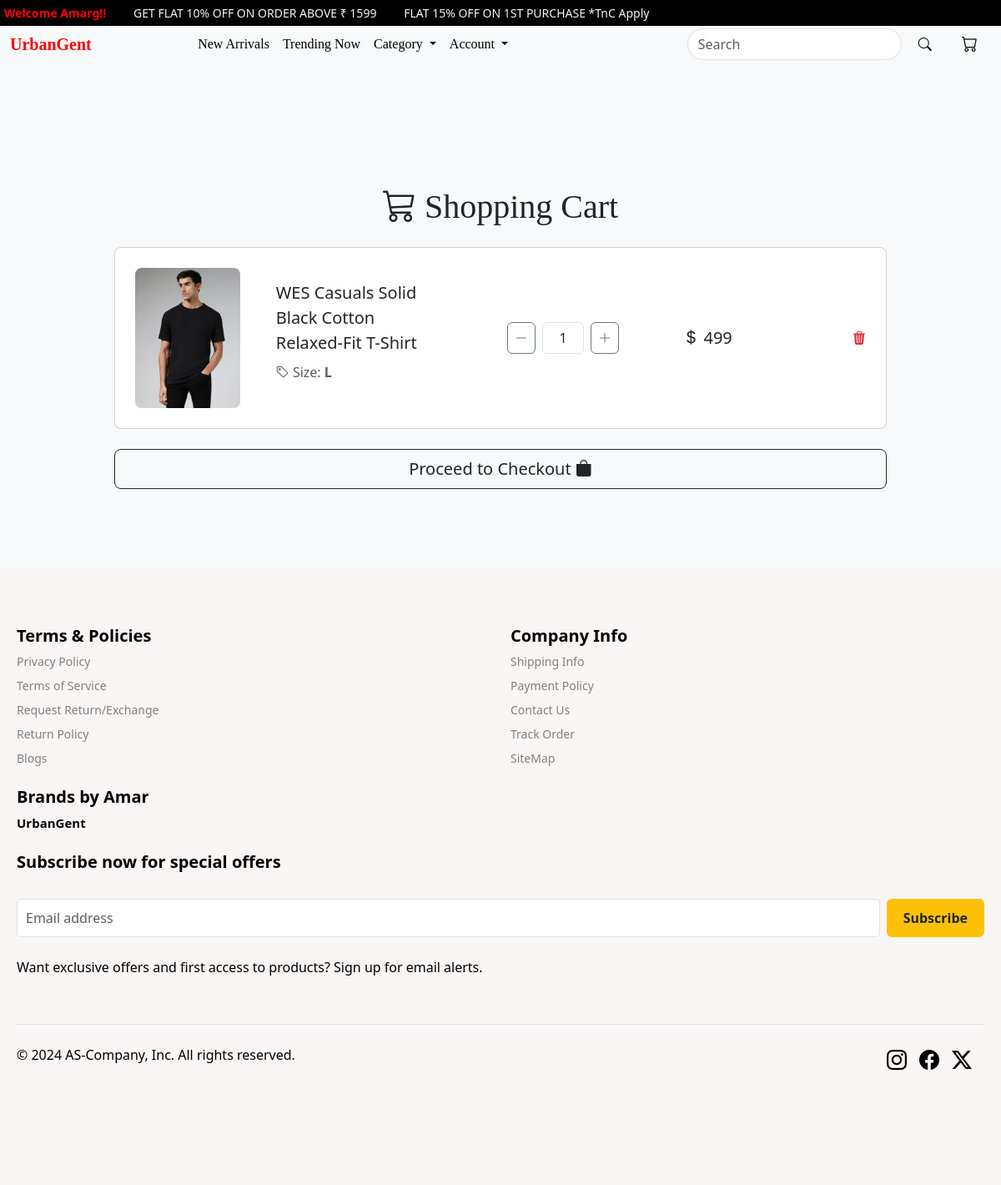
Page /showcart/ (signed in) on the earlier database version.
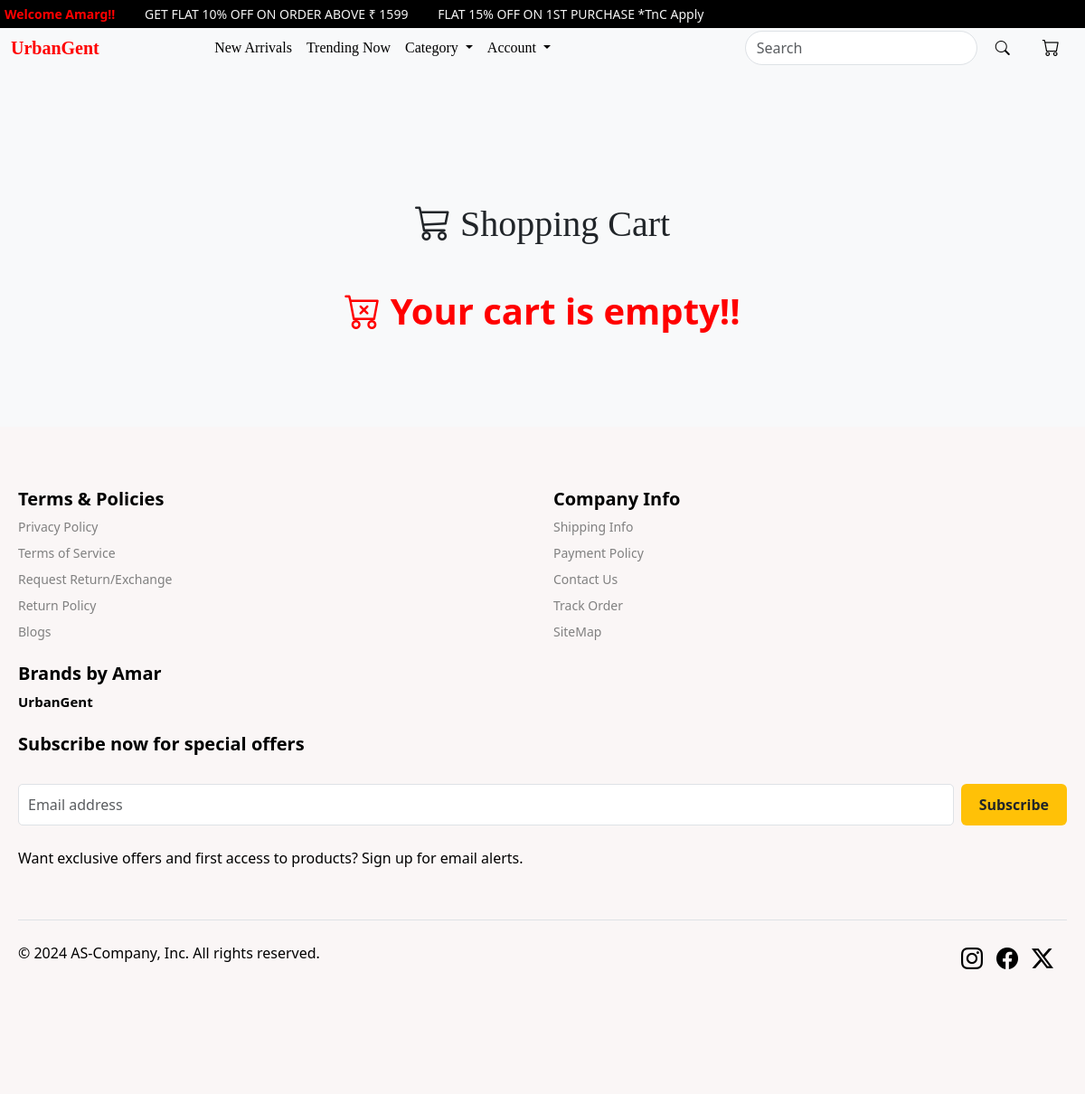
Same page on the later database version.
### core/models.py (models this page shows, shortened)
class CartUpperwear(models.Model):
     user = models.ForeignKey(User, on_delete=models.CASCADE)
     product=models.ForeignKey(new_arrival, on_delete=models.CASCADE)
     quantity=models.PositiveIntegerField(default=1)
     size = models.CharField(default="S", max_length=50)
     @property
     def price_and_quantity_total(self):
        return self.product.discounted_price*self.quantity

class new_arrival(models.Model):
        CATEGORY_CHOICES = [
        ('NEWARRIVAL','newarrival'),
        ('SHIRTS','shirts'),
        ('T_SHIRTS','t-shirts'),
        ('SWEATSHIRTS','sweatshirts'),
        ('TROUSERS','trousers'),
        ('SHORTS','shorts'),
        ('TRENDING','trending')
    ]
        SIZE_CHOICES = [
        ('S', 'Small'),
        ('M', 'Medium'),
        ('L', 'Large'),
        ('XL', 'Extra Large'),
    ]
        name=models.CharField(max_length=100)
        category = models.CharField(max_length=30,choices=CATEGORY_CHOICES)
        short_d = models.CharField(max_length=400)
        desc = models.TextField()
        original_price=models.IntegerField(default=1000)
        discounted_price=models.IntegerField()
        size = models.CharField(max_length=2, choices=SIZE_CHOICES,default='S')
        upperwear_img = models.ImageField(upload_to='new_arrival_img')

### core/views.py (the view)
# urls.py: path('showcart/',views.showcart,name='showcart'),
def showcart(request):
    if request.user.is_authenticated:
        ca=CartUpperwear.objects.filter(user=request.user)
        return render (request,'core/showcart.html',{'ca':ca})
    else:
        return redirect('login')

### core/templates/core/showcart.html (shortened to what this page needs)
{% extends "core/base.html" %}
{% load static %}
{% block content %}
<section class="h-100 py-5" style="margin-top: 100px;">
  <div class="container h-100">
    <div class="row d-flex justify-content-center align-items-center">
      <div class="col-lg-10">
        <div class="text-center mb-4">
          <h3 class="display-6" style="font-family: cursive;"><i class="bi bi-cart3"></i> Shopping Cart</h3>
        </div>
        {% for c in ca %}
        <div class="card rounded-3 mb-4 cart-card">
          <div class="card-body p-4">
            <div class="row d-flex justify-content-between align-items-center">
              <div class="col-md-2 text-center">
                <img src="{{ c.product.upperwear_img.url }}" class="img-fluid rounded-3" alt="Product Image">
              </div>
              <div class="col-md-3">
                <p class="lead fw-normal mb-2">{{ c.product.short_d }}</p>
                <p class="text-muted"><i class="bi bi-tag"></i> Size: <strong>{{ c.size }}</strong></p>
              </div>
              <div class="col-md-3 d-flex align-items-center justify-content-center">
                <a href="{% url 'delete_item' c.id %}" class="btn btn-outline-secondary px-2">
                  <i class="bi bi-dash-lg"></i>
                </a>
                <input id="form1" min="0" name="quantity" value="{{ c.quantity }}" readonly class="form-control text-center mx-2" style="width: 50px; background-color:white;" />
                <a href="{% url 'add_item' c.id %}" class="btn btn-outline-secondary px-2">
                  <i class="bi bi-plus-lg"></i>
                </a>
              </div>
              <div class="col-md-2">
                <h5 class="mb-0"><i class="bi bi-currency-dollar"></i> {{ c.price_and_quantity_total }}</h5>
              </div>
              <div class="col-md-1 text-end">
                <a href="{% url 'delete_cart' c.id %}" class="text-danger">
                  <i class="bi bi-trash3-fill"></i>
                </a>
              </div>
            </div>
          </div>
        </div>
        {% endfor %}
        {% if ca %}
        <div class="d-grid mt-3">
          <a href="{% url 'checkout' %}" class="btn btn-outline-dark btn-lg">
            Proceed to Checkout <i class="bi bi-bag-fill"></i>
          </a>
        </div>
        {% else %}
        <h1 class="empty-cart mt-5"><i class="bi bi-cart-x"></i> Your cart is empty!!</h1>
        {% endif %}
      </div>
    </div>
  </div>
</section>
{% endblock content %}

Differences in the rows shown:
removed CartUpperwear: product.upperwear_img (picture), product.short_d "WES Casuals Solid Black Cotton Relaxed-Fit T-Shirt", size "L", quantity "1", price_and_quantity_total "499"
Other differences:
text no longer shown: "Proceed to Checkout"
text now shown: "Your cart is empty!!"
